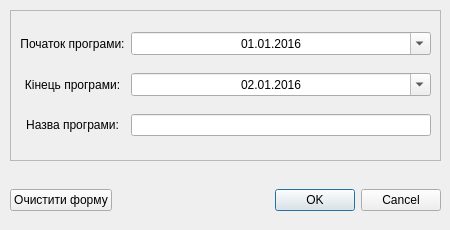
<?xml version="1.0" encoding="UTF-8"?>
<ui version="4.0">
 <class>Dialog_programs</class>
 <widget class="QDialog" name="Dialog_programs">
  <property name="geometry">
   <rect>
    <x>0</x>
    <y>0</y>
    <width>450</width>
    <height>230</height>
   </rect>
  </property>
  <property name="windowTitle">
   <string>Dialog</string>
  </property>
  <widget class="QFrame" name="frame">
   <property name="geometry">
    <rect>
     <x>10</x>
     <y>10</y>
     <width>431</width>
     <height>151</height>
    </rect>
   </property>
   <property name="frameShape">
    <enum>QFrame::StyledPanel</enum>
   </property>
   <property name="frameShadow">
    <enum>QFrame::Plain</enum>
   </property>
   <widget class="QWidget" name="gridLayoutWidget_2">
    <property name="geometry">
     <rect>
      <x>10</x>
      <y>10</y>
      <width>411</width>
      <height>131</height>
     </rect>
    </property>
    <layout class="QGridLayout" name="gridLayout_2">
     <item row="0" column="1">
      <widget class="QDateEdit" name="start_program_date">
       <property name="alignment">
        <set>Qt::AlignCenter</set>
       </property>
       <property name="dateTime">
        <datetime>
         <hour>0</hour>
         <minute>0</minute>
         <second>0</second>
         <year>2016</year>
         <month>1</month>
         <day>1</day>
        </datetime>
       </property>
       <property name="displayFormat">
        <string>dd.MM.yyyy</string>
       </property>
       <property name="calendarPopup">
        <bool>true</bool>
       </property>
       <property name="date">
        <date>
         <year>2016</year>
         <month>1</month>
         <day>1</day>
        </date>
       </property>
      </widget>
     </item>
     <item row="1" column="0">
      <widget class="QLabel" name="label_2">
       <property name="text">
        <string>Кінець програми:</string>
       </property>
       <property name="alignment">
        <set>Qt::AlignCenter</set>
       </property>
      </widget>
     </item>
     <item row="1" column="1">
      <widget class="QDateEdit" name="stop_program_date">
       <property name="alignment">
        <set>Qt::AlignCenter</set>
       </property>
       <property name="displayFormat">
        <string>dd.MM.yyyy</string>
       </property>
       <property name="calendarPopup">
        <bool>true</bool>
       </property>
       <property name="date">
        <date>
         <year>2016</year>
         <month>1</month>
         <day>2</day>
        </date>
       </property>
      </widget>
     </item>
     <item row="0" column="0">
      <widget class="QLabel" name="label">
       <property name="text">
        <string>Початок програми:</string>
       </property>
       <property name="alignment">
        <set>Qt::AlignCenter</set>
       </property>
      </widget>
     </item>
     <item row="2" column="0">
      <widget class="QLabel" name="label_4">
       <property name="text">
        <string>Назва програми:</string>
       </property>
       <property name="alignment">
        <set>Qt::AlignCenter</set>
       </property>
      </widget>
     </item>
     <item row="2" column="1">
      <widget class="QLineEdit" name="program_name_field">
       <property name="alignment">
        <set>Qt::AlignCenter</set>
       </property>
      </widget>
     </item>
    </layout>
   </widget>
  </widget>
  <widget class="QWidget" name="horizontalLayoutWidget">
   <property name="geometry">
    <rect>
     <x>10</x>
     <y>180</y>
     <width>431</width>
     <height>41</height>
    </rect>
   </property>
   <layout class="QHBoxLayout" name="horizontalLayout">
    <item>
     <widget class="QPushButton" name="clear_program_form">
      <property name="text">
       <string>Очистити форму</string>
      </property>
     </widget>
    </item>
    <item>
     <widget class="QDialogButtonBox" name="buttonBox">
      <property name="orientation">
       <enum>Qt::Horizontal</enum>
      </property>
      <property name="standardButtons">
       <set>QDialogButtonBox::Cancel|QDialogButtonBox::Ok</set>
      </property>
      <property name="centerButtons">
       <bool>false</bool>
      </property>
     </widget>
    </item>
   </layout>
  </widget>
 </widget>
 <resources/>
 <connections>
  <connection>
   <sender>buttonBox</sender>
   <signal>accepted()</signal>
   <receiver>Dialog_programs</receiver>
   <slot>accept()</slot>
   <hints>
    <hint type="sourcelabel">
     <x>248</x>
     <y>254</y>
    </hint>
    <hint type="destinationlabel">
     <x>157</x>
     <y>274</y>
    </hint>
   </hints>
  </connection>
  <connection>
   <sender>buttonBox</sender>
   <signal>rejected()</signal>
   <receiver>Dialog_programs</receiver>
   <slot>reject()</slot>
   <hints>
    <hint type="sourcelabel">
     <x>316</x>
     <y>260</y>
    </hint>
    <hint type="destinationlabel">
     <x>286</x>
     <y>274</y>
    </hint>
   </hints>
  </connection>
 </connections>
</ui>
